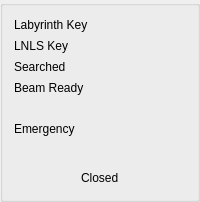
         <widget class="QGroupBox" name="groupBox_6">
          <property name="maximumSize">
           <size>
            <width>16777215</width>
            <height>205</height>
           </size>
          </property>
          <layout class="QVBoxLayout" name="verticalLayout_9">
           <item>
            <layout class="QHBoxLayout" name="horizontalLayout_14">
             <item>
              <widget class="QLabel" name="label_45">
               <property name="font">
                <font>
                 <pointsize>9</pointsize>
                </font>
               </property>
               <property name="text">
                <string>Labyrinth Key</string>
               </property>
              </widget>
             </item>
             <item>
              <widget class="QLabel" name="label_61">
               <property name="minimumSize">
                <size>
                 <width>15</width>
                 <height>15</height>
                </size>
               </property>
               <property name="maximumSize">
                <size>
                 <width>15</width>
                 <height>15</height>
                </size>
               </property>
               <property name="text">
                <string/>
               </property>
               <property name="pixmap">
                <pixmap>images/led_green.png</pixmap>
               </property>
               <property name="scaledContents">
                <bool>true</bool>
               </property>
              </widget>
             </item>
            </layout>
           </item>
           <item>
            <layout class="QHBoxLayout" name="horizontalLayout_15">
             <item>
              <widget class="QLabel" name="label_46">
               <property name="font">
                <font>
                 <pointsize>9</pointsize>
                </font>
               </property>
               <property name="text">
                <string>LNLS Key</string>
               </property>
              </widget>
             </item>
             <item>
              <widget class="QLabel" name="label_62">
               <property name="minimumSize">
                <size>
                 <width>15</width>
                 <height>15</height>
                </size>
               </property>
               <property name="maximumSize">
                <size>
                 <width>15</width>
                 <height>15</height>
                </size>
               </property>
               <property name="text">
                <string/>
               </property>
               <property name="pixmap">
                <pixmap>images/led_green.png</pixmap>
               </property>
               <property name="scaledContents">
                <bool>true</bool>
               </property>
              </widget>
             </item>
            </layout>
           </item>
           <item>
            <layout class="QHBoxLayout" name="horizontalLayout_16">
             <item>
              <widget class="QLabel" name="label_47">
               <property name="font">
                <font>
                 <pointsize>9</pointsize>
                </font>
               </property>
               <property name="text">
                <string>Searched</string>
               </property>
              </widget>
             </item>
             <item>
              <widget class="QLabel" name="label_63">
               <property name="minimumSize">
                <size>
                 <width>15</width>
                 <height>15</height>
                </size>
               </property>
               <property name="maximumSize">
                <size>
                 <width>15</width>
                 <height>15</height>
                </size>
               </property>
               <property name="text">
                <string/>
               </property>
               <property name="pixmap">
                <pixmap>images/led_green.png</pixmap>
               </property>
               <property name="scaledContents">
                <bool>true</bool>
               </property>
              </widget>
             </item>
            </layout>
           </item>
           <item>
            <layout class="QHBoxLayout" name="horizontalLayout_17">
             <item>
              <widget class="QLabel" name="label_48">
               <property name="font">
                <font>
                 <pointsize>9</pointsize>
                </font>
               </property>
               <property name="text">
                <string>Beam Ready</string>
               </property>
              </widget>
             </item>
             <item>
              <widget class="QLabel" name="label_64">
               <property name="minimumSize">
                <size>
                 <width>15</width>
                 <height>15</height>
                </size>
               </property>
               <property name="maximumSize">
                <size>
                 <width>15</width>
                 <height>15</height>
                </size>
               </property>
               <property name="text">
                <string/>
               </property>
               <property name="pixmap">
                <pixmap>images/led_green.png</pixmap>
               </property>
               <property name="scaledContents">
                <bool>true</bool>
               </property>
              </widget>
             </item>
            </layout>
           </item>
           <item>
            <widget class="QLabel" name="label_65">
             <property name="font">
              <font>
               <pointsize>9</pointsize>
              </font>
             </property>
             <property name="text">
              <string/>
             </property>
            </widget>
           </item>
           <item>
            <layout class="QHBoxLayout" name="horizontalLayout_18">
             <item>
              <widget class="QLabel" name="label_66">
               <property name="font">
                <font>
                 <pointsize>9</pointsize>
                </font>
               </property>
               <property name="text">
                <string>Emergency</string>
               </property>
              </widget>
             </item>
             <item>
              <widget class="QLabel" name="label_67">
               <property name="minimumSize">
                <size>
                 <width>15</width>
                 <height>15</height>
                </size>
               </property>
               <property name="maximumSize">
                <size>
                 <width>15</width>
                 <height>15</height>
                </size>
               </property>
               <property name="text">
                <string/>
               </property>
               <property name="pixmap">
                <pixmap>images/led_green.png</pixmap>
               </property>
               <property name="scaledContents">
                <bool>true</bool>
               </property>
              </widget>
             </item>
            </layout>
           </item>
           <item>
            <layout class="QHBoxLayout" name="horizontalLayout_19">
             <item>
              <spacer name="horizontalSpacer_5">
               <property name="orientation">
                <enum>Qt::Horizontal</enum>
               </property>
               <property name="sizeHint" stdset="0">
                <size>
                 <width>40</width>
                 <height>20</height>
                </size>
               </property>
              </spacer>
             </item>
             <item>
              <widget class="QLabel" name="label_68">
               <property name="minimumSize">
                <size>
                 <width>30</width>
                 <height>7</height>
                </size>
               </property>
               <property name="maximumSize">
                <size>
                 <width>30</width>
                 <height>7</height>
                </size>
               </property>
               <property name="font">
                <font>
                 <pointsize>9</pointsize>
                </font>
               </property>
               <property name="text">
                <string/>
               </property>
               <property name="pixmap">
                <pixmap>images/barra_verde_v2.png</pixmap>
               </property>
              </widget>
             </item>
             <item>
              <spacer name="horizontalSpacer_6">
               <property name="orientation">
                <enum>Qt::Horizontal</enum>
               </property>
               <property name="sizeHint" stdset="0">
                <size>
                 <width>40</width>
                 <height>20</height>
                </size>
               </property>
              </spacer>
             </item>
            </layout>
           </item>
           <item>
            <layout class="QHBoxLayout" name="horizontalLayout_29">
             <item>
              <spacer name="horizontalSpacer_13">
               <property name="orientation">
                <enum>Qt::Horizontal</enum>
               </property>
               <property name="sizeHint" stdset="0">
                <size>
                 <width>40</width>
                 <height>20</height>
                </size>
               </property>
              </spacer>
             </item>
             <item>
              <widget class="QLabel" name="label_84">
               <property name="font">
                <font>
                 <pointsize>9</pointsize>
                </font>
               </property>
               <property name="text">
                <string>Closed</string>
               </property>
              </widget>
             </item>
             <item>
              <spacer name="horizontalSpacer_14">
               <property name="orientation">
                <enum>Qt::Horizontal</enum>
               </property>
               <property name="sizeHint" stdset="0">
                <size>
                 <width>40</width>
                 <height>20</height>
                </size>
               </property>
              </spacer>
             </item>
            </layout>
           </item>
          </layout>
         </widget>
